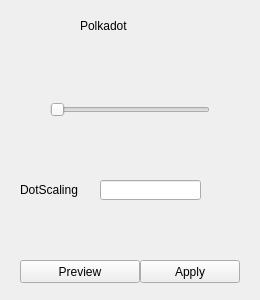
<?xml version="1.0" encoding="UTF-8"?>
<ui version="4.0">
 <class>PolkadotWidget</class>
 <widget class="QWidget" name="PolkadotWidget">
  <property name="geometry">
   <rect>
    <x>0</x>
    <y>0</y>
    <width>260</width>
    <height>300</height>
   </rect>
  </property>
  <property name="windowTitle">
   <string>Form</string>
  </property>
  <widget class="QPushButton" name="applyBtn">
   <property name="geometry">
    <rect>
     <x>140</x>
     <y>260</y>
     <width>100</width>
     <height>23</height>
    </rect>
   </property>
   <property name="text">
    <string>Apply</string>
   </property>
  </widget>
  <widget class="QPushButton" name="previewBtn">
   <property name="geometry">
    <rect>
     <x>20</x>
     <y>260</y>
     <width>120</width>
     <height>23</height>
    </rect>
   </property>
   <property name="text">
    <string>Preview</string>
   </property>
  </widget>
  <widget class="QLabel" name="label">
   <property name="geometry">
    <rect>
     <x>80</x>
     <y>10</y>
     <width>141</width>
     <height>31</height>
    </rect>
   </property>
   <property name="text">
    <string>Polkadot</string>
   </property>
  </widget>
  <widget class="QLabel" name="label_2">
   <property name="geometry">
    <rect>
     <x>20</x>
     <y>180</y>
     <width>71</width>
     <height>20</height>
    </rect>
   </property>
   <property name="text">
    <string>DotScaling</string>
   </property>
  </widget>
  <widget class="QSlider" name="polkadotSlider">
   <property name="geometry">
    <rect>
     <x>50</x>
     <y>100</y>
     <width>160</width>
     <height>19</height>
    </rect>
   </property>
   <property name="maximum">
    <number>100</number>
   </property>
   <property name="orientation">
    <enum>Qt::Horizontal</enum>
   </property>
  </widget>
  <widget class="QLineEdit" name="polkadotEdit">
   <property name="geometry">
    <rect>
     <x>100</x>
     <y>180</y>
     <width>101</width>
     <height>20</height>
    </rect>
   </property>
   <property name="inputMethodHints">
    <set>Qt::ImhDigitsOnly</set>
   </property>
  </widget>
 </widget>
 <resources/>
 <connections/>
</ui>
